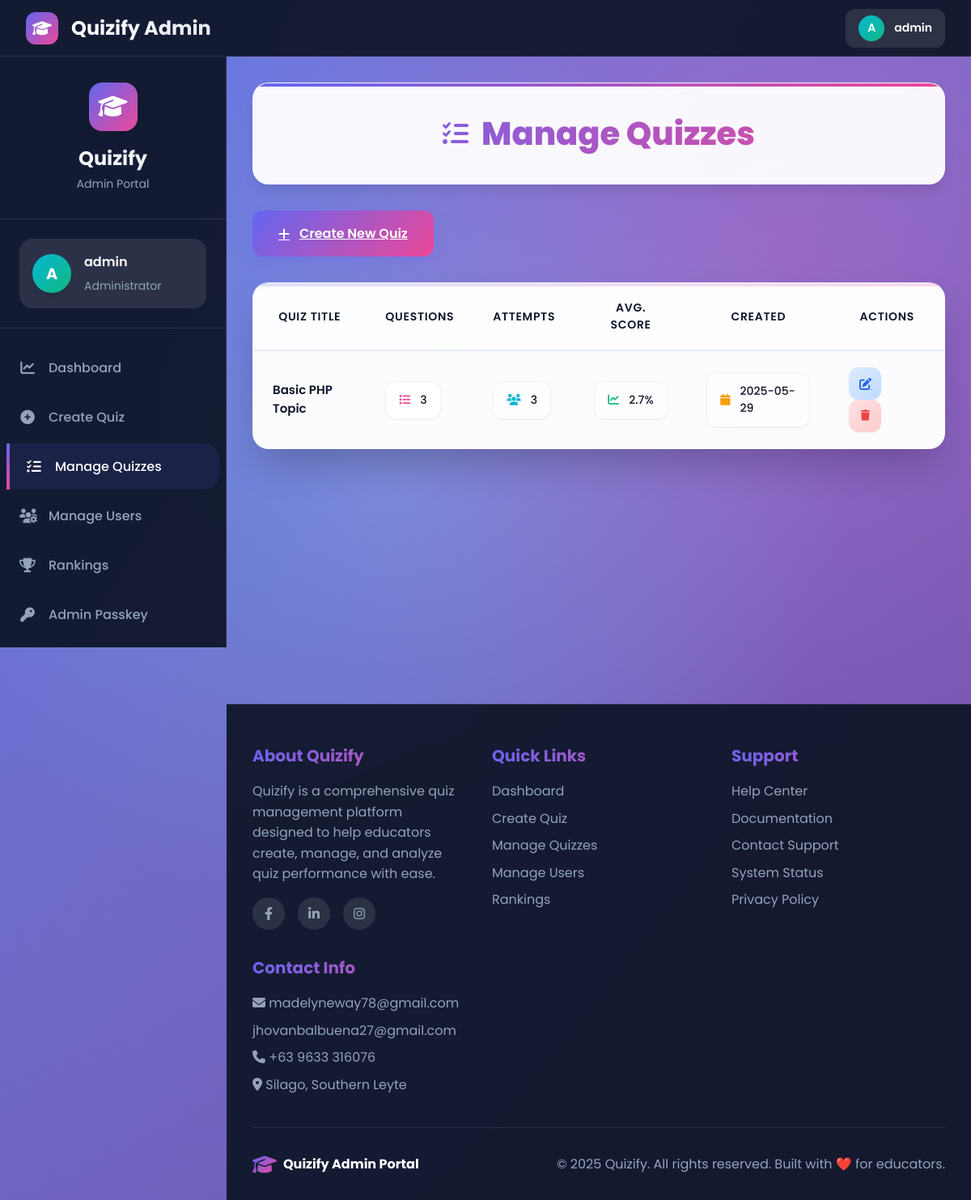
Page /admin/manage_quizzes.php (signed in) on the committed database.
### tables this page shows
CREATE TABLE `quizzes` (
  `id` int(11) NOT NULL,
  `title` varchar(255) NOT NULL,
  `description` text DEFAULT NULL,
  `instructions` text DEFAULT NULL,
  `created_by` int(11) NOT NULL,
  `created_at` timestamp NOT NULL DEFAULT current_timestamp(),
  `time_limit` int(11) DEFAULT NULL
);

### admin/manage_quizzes.php (the view, shortened to what this page needs)
<?php
require '../config.php';
$stmt = $pdo->query("
    SELECT
        q.*,
        COUNT(DISTINCT us.user_id) as total_attempts,
        COALESCE(AVG(us.score), 0) as avg_score,
        COUNT(DISTINCT que.id) as total_questions
    FROM quizzes q
    LEFT JOIN user_submissions us ON q.id = us.quiz_id
    LEFT JOIN questions que ON q.id = que.quiz_id
    GROUP BY q.id
    ORDER BY q.created_at DESC
");
$quizzes = $stmt->fetchAll();
?>
<!DOCTYPE html>
<html lang="en">
<head>
    <link rel="stylesheet" href="https://cdnjs.cloudflare.com/ajax/libs/font-awesome/6.4.0/css/all.min.css">
</head>
<body>
    <nav class="top-navbar">
        <a href="index.php" class="navbar-brand">
            <div class="navbar-logo">
                <i class="fas fa-graduation-cap"></i>
            </div>
            <span class="navbar-title">Quizify Admin</span>
        </a>
        <div class="navbar-actions">
            <div class="navbar-user">
                <div class="navbar-avatar">
                    <?= strtoupper(substr($_SESSION['username'], 0, 1)) ?>
                </div>
                <span class="navbar-username"><?= htmlspecialchars($_SESSION['username']) ?></span>
            </div>
        </div>
    </nav>
    <aside class="sidebar">
        <div class="sidebar-brand">
            <div class="brand-logo">
                <i class="fas fa-graduation-cap"></i>
            </div>
            <div class="brand-text">Quizify</div>
            <div class="brand-subtitle">Admin Portal</div>
        </div>
        <div class="user-profile">
            <div class="user-card">
                <div class="user-avatar">
                    <?= strtoupper(substr($_SESSION['username'], 0, 1)) ?>
                </div>
                <div class="user-info">
                    <h4><?=htmlspecialchars($_SESSION['username'])?></h4>
                    <span>Administrator</span>
                </div>
            </div>
        </div>
        <nav>
            <ul class="nav-menu">
                <li class="nav-item">
                    <a href="index.php" class="nav-link">
                        <i class="fas fa-chart-line"></i>
                        Dashboard
                    </a>
                </li>
                <li class="nav-item">
                    <a href="create_quiz.php" class="nav-link">
                        <i class="fas fa-plus-circle"></i>
                        Create Quiz
                    </a>
                </li>
                <li class="nav-item">
                    <a href="manage_quizzes.php" class="nav-link active">
                        <i class="fas fa-tasks"></i>
                        Manage Quizzes
                    </a>
                </li>
                <li class="nav-item">
                    <a href="manage_users.php" class="nav-link">
                        <i class="fas fa-users-cog"></i>
                        Manage Users
                    </a>
                </li>
                <li class="nav-item">
                    <a href="rank.php" class="nav-link">
                        <i class="fas fa-trophy"></i>
                        Rankings
                    </a>
                </li>
                 <li class="nav-item">
                    <a href="admin_passkey.php" class="nav-link">
                        <i class="fas fa-key"></i>
                        Admin Passkey
                    </a>
                </li>
                <li class="nav-item">
                    <a href="profile_admin.php" class="nav-link">
                    </a>
                </li>
            </ul>
        </nav>
    </aside>
    <main class="main-content">
        <div class="page-header">
            <h1 class="page-title">
                <i class="fas fa-tasks"></i>
                Manage Quizzes
            </h1>
        </div>
        <a href="create_quiz.php" class="create-quiz-btn">
            <i class="fas fa-plus"></i> Create New Quiz
        </a>
        <?php if (count($quizzes) > 0): ?>
            <div class="quizzes-table-container">
                <table class="quizzes-table">
                    <thead>
                        <tr>
                            <th>Quiz Title</th>
                            <th>Questions</th>
                            <th>Attempts</th>
                            <th>Avg. Score</th>
                            <th>Created</th>
                            <th>Actions</th>
                        </tr>
                    </thead>
                    <tbody>
                        <?php foreach ($quizzes as $quiz): ?>
                            <tr>
                                <td>
                                    <div class="quiz-title">
                                        <?=htmlspecialchars($quiz['title'])?>
                                    </div>
                                </td>
                                <td>
                                    <span class="stats-badge questions">
                                        <i class="fas fa-list"></i>
                                        <?=number_format($quiz['total_questions'])?>
                                    </span>
                                </td>
                                <td>
                                    <span class="stats-badge attempts">
                                        <i class="fas fa-users"></i>
                                        <?=number_format($quiz['total_attempts'])?>
                                    </span>
                                </td>
                                <td>
                                    <span class="stats-badge score">
                                        <i class="fas fa-chart-line"></i>
                                        <?=number_format($quiz['avg_score'], 1)?>%
                                    </span>
                                </td>
                                <td>
                                    <span class="stats-badge date">
                                        <i class="fas fa-calendar"></i>
                                        <?=date('Y-m-d', strtotime($quiz['created_at']))?>
                                    </span>
                                </td>
                                <td>
                                    <a href="edit_quiz.php?id=<?= $quiz['id'] ?>" class="action-btn btn-edit" title="Edit Quiz">
                                        <i class="fas fa-edit"></i>
                                    </a>
                                    <form method="post" class="delete-form" style="display: inline-block;">
                                        <button type="submit" class="action-btn btn-delete" title="Delete Quiz">
                                            <i class="fas fa-trash"></i>
                                        </button>
                                    </form>
                                </td>
                            </tr>
                        <?php endforeach; ?>
                    </tbody>
                </table>
            </div>
        <?php endif; ?>
    </main>
<footer class="footer">
    <div class="footer-content">
        <div class="footer-section">
            <h3>About Quizify</h3>
            <p>Quizify is a comprehensive quiz management platform designed to help educators create, manage, and analyze quiz performance with ease.</p>
            <div class="footer-social">
                <a href="https://www.facebook.com/jhovan.balbuena.16/" class="social-link"><i class="fab fa-facebook-f"></i></a>
                <a href="https://www.linkedin.com/in/jhovan-balbuena-230009368/" class="social-link"><i class="fab fa-linkedin-in"></i></a>
                <a href="https://www.instagram.com/jhovsbalbuena/" class="social-link"><i class="fab fa-instagram"></i></a>
            </div>
        </div>
        <div class="footer-section">
            <h3>Quick Links</h3>
            <ul>
                <li><a href="index.php">Dashboard</a></li>
                <li><a href="create_quiz.php">Create Quiz</a></li>
                <li><a href="manage_quizzes.php">Manage Quizzes</a></li>
                <li><a href="manage_users.php">Manage Users</a></li>
                <li><a href="rank.php">Rankings</a></li>
            </ul>
        </div>
        <div class="footer-section">
            <h3>Support</h3>
            <ul>
                <li><a href="#">Help Center</a></li>
                <li><a href="#">Documentation</a></li>
                <li><a href="#">Contact Support</a></li>
                <li><a href="#">System Status</a></li>
                <li><a href="#">Privacy Policy</a></li>
            </ul>
        </div>
        <div class="footer-section">
            <h3>Contact Info</h3>
            <p><i class="fas fa-envelope"></i> madelyneway78@gmail.com</p>
            <p> jhovanbalbuena27@gmail.com</p>
            <p><i class="fas fa-phone"></i> +63 9633 316076</p>
            <p><i class="fas fa-map-marker-alt"></i> Silago, Southern Leyte</p>
        </div>
    </div>
    <div class="footer-bottom">
        <div class="footer-logo">
            <i class="fas fa-graduation-cap"></i>
            <span>Quizify Admin Portal</span>
        </div>
        <p>&copy; <?= date('Y') ?> Quizify. All rights reserved. Built with ❤️ for educators.</p>
    </div>
</footer>
</body>
</html>

### rows in the picture
quizzes: title "Basic PHP Topic", total_questions "3", total_attempts "3", avg_score "2.7", created_at "2025-05-29"

### other values in the picture
substr($_SESSION['username'], 0, 1) "A"
$_SESSION['username'] "admin"
